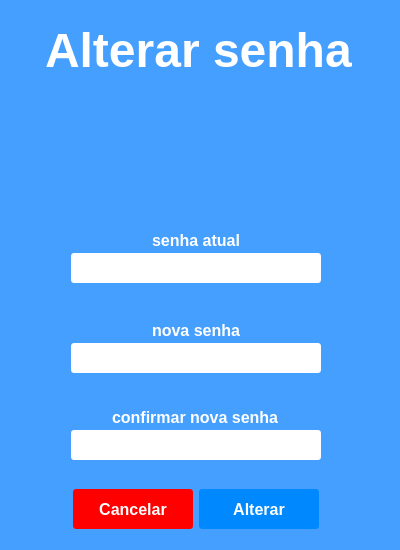
<?xml version="1.0" encoding="UTF-8"?>
<ui version="4.0">
 <class>Form</class>
 <widget class="QWidget" name="Form">
  <property name="geometry">
   <rect>
    <x>0</x>
    <y>0</y>
    <width>400</width>
    <height>550</height>
   </rect>
  </property>
  <property name="minimumSize">
   <size>
    <width>400</width>
    <height>550</height>
   </size>
  </property>
  <property name="maximumSize">
   <size>
    <width>400</width>
    <height>550</height>
   </size>
  </property>
  <property name="windowTitle">
   <string>Form</string>
  </property>
  <property name="styleSheet">
   <string notr="true">QWidget#Form {
	
	background-color: rgb(69, 159, 255);
}

QLineEdit{
border-radius:3px;
}
QLineEdit:focus{
border:2px solid;
	border-color: rgb(155, 245, 255);
}</string>
  </property>
  <widget class="QWidget" name="widget_5" native="true">
   <property name="geometry">
    <rect>
     <x>20</x>
     <y>220</y>
     <width>351</width>
     <height>41</height>
    </rect>
   </property>
   <layout class="QGridLayout" name="gridLayout_8">
    <item row="0" column="1">
     <widget class="QLabel" name="label_5">
      <property name="font">
       <font>
        <family>Arial</family>
        <pointsize>12</pointsize>
        <weight>75</weight>
        <bold>true</bold>
       </font>
      </property>
      <property name="styleSheet">
       <string notr="true">color: rgb(255, 255, 255);
font-weight:bold;</string>
      </property>
      <property name="text">
       <string>senha atual</string>
      </property>
     </widget>
    </item>
    <item row="0" column="0">
     <spacer name="horizontalSpacer_15">
      <property name="orientation">
       <enum>Qt::Horizontal</enum>
      </property>
      <property name="sizeHint" stdset="0">
       <size>
        <width>40</width>
        <height>20</height>
       </size>
      </property>
     </spacer>
    </item>
    <item row="0" column="2">
     <spacer name="horizontalSpacer_16">
      <property name="orientation">
       <enum>Qt::Horizontal</enum>
      </property>
      <property name="sizeHint" stdset="0">
       <size>
        <width>40</width>
        <height>20</height>
       </size>
      </property>
     </spacer>
    </item>
   </layout>
  </widget>
  <widget class="QWidget" name="widget_4" native="true">
   <property name="geometry">
    <rect>
     <x>20</x>
     <y>243</y>
     <width>351</width>
     <height>51</height>
    </rect>
   </property>
   <layout class="QGridLayout" name="gridLayout_3">
    <item row="0" column="0">
     <spacer name="horizontalSpacer_5">
      <property name="orientation">
       <enum>Qt::Horizontal</enum>
      </property>
      <property name="sizeHint" stdset="0">
       <size>
        <width>40</width>
        <height>20</height>
       </size>
      </property>
     </spacer>
    </item>
    <item row="0" column="2">
     <spacer name="horizontalSpacer_6">
      <property name="orientation">
       <enum>Qt::Horizontal</enum>
      </property>
      <property name="sizeHint" stdset="0">
       <size>
        <width>40</width>
        <height>20</height>
       </size>
      </property>
     </spacer>
    </item>
    <item row="0" column="1">
     <widget class="QLineEdit" name="line_current_password">
      <property name="minimumSize">
       <size>
        <width>250</width>
        <height>30</height>
       </size>
      </property>
      <property name="maximumSize">
       <size>
        <width>250</width>
        <height>30</height>
       </size>
      </property>
      <property name="font">
       <font>
        <family>Arial</family>
        <pointsize>12</pointsize>
       </font>
      </property>
      <property name="styleSheet">
       <string notr="true"/>
      </property>
      <property name="alignment">
       <set>Qt::AlignCenter</set>
      </property>
     </widget>
    </item>
   </layout>
  </widget>
  <widget class="QWidget" name="widget_6" native="true">
   <property name="geometry">
    <rect>
     <x>20</x>
     <y>310</y>
     <width>351</width>
     <height>41</height>
    </rect>
   </property>
   <layout class="QGridLayout" name="gridLayout_9">
    <item row="0" column="0">
     <spacer name="horizontalSpacer_17">
      <property name="orientation">
       <enum>Qt::Horizontal</enum>
      </property>
      <property name="sizeHint" stdset="0">
       <size>
        <width>40</width>
        <height>20</height>
       </size>
      </property>
     </spacer>
    </item>
    <item row="0" column="1">
     <widget class="QLabel" name="label_6">
      <property name="font">
       <font>
        <family>Arial</family>
        <pointsize>12</pointsize>
        <weight>75</weight>
        <bold>true</bold>
       </font>
      </property>
      <property name="styleSheet">
       <string notr="true">color: rgb(255, 255, 255);
font-weight:bold;</string>
      </property>
      <property name="text">
       <string>nova senha</string>
      </property>
     </widget>
    </item>
    <item row="0" column="2">
     <spacer name="horizontalSpacer_18">
      <property name="orientation">
       <enum>Qt::Horizontal</enum>
      </property>
      <property name="sizeHint" stdset="0">
       <size>
        <width>40</width>
        <height>20</height>
       </size>
      </property>
     </spacer>
    </item>
   </layout>
  </widget>
  <widget class="QWidget" name="password_label" native="true">
   <property name="geometry">
    <rect>
     <x>20</x>
     <y>333</y>
     <width>351</width>
     <height>51</height>
    </rect>
   </property>
   <layout class="QGridLayout" name="gridLayout">
    <item row="0" column="0">
     <spacer name="horizontalSpacer">
      <property name="orientation">
       <enum>Qt::Horizontal</enum>
      </property>
      <property name="sizeHint" stdset="0">
       <size>
        <width>40</width>
        <height>20</height>
       </size>
      </property>
     </spacer>
    </item>
    <item row="0" column="2">
     <spacer name="horizontalSpacer_2">
      <property name="orientation">
       <enum>Qt::Horizontal</enum>
      </property>
      <property name="sizeHint" stdset="0">
       <size>
        <width>40</width>
        <height>20</height>
       </size>
      </property>
     </spacer>
    </item>
    <item row="0" column="1">
     <widget class="QLineEdit" name="line_new_password">
      <property name="minimumSize">
       <size>
        <width>250</width>
        <height>30</height>
       </size>
      </property>
      <property name="maximumSize">
       <size>
        <width>250</width>
        <height>30</height>
       </size>
      </property>
      <property name="font">
       <font>
        <family>Arial</family>
        <pointsize>12</pointsize>
       </font>
      </property>
      <property name="alignment">
       <set>Qt::AlignCenter</set>
      </property>
     </widget>
    </item>
   </layout>
  </widget>
  <widget class="QWidget" name="widget" native="true">
   <property name="geometry">
    <rect>
     <x>20</x>
     <y>480</y>
     <width>351</width>
     <height>58</height>
    </rect>
   </property>
   <layout class="QGridLayout" name="gridLayout_10">
    <item row="0" column="4">
     <spacer name="horizontalSpacer_19">
      <property name="orientation">
       <enum>Qt::Horizontal</enum>
      </property>
      <property name="sizeHint" stdset="0">
       <size>
        <width>40</width>
        <height>20</height>
       </size>
      </property>
     </spacer>
    </item>
    <item row="0" column="2">
     <widget class="QPushButton" name="button_change">
      <property name="minimumSize">
       <size>
        <width>120</width>
        <height>40</height>
       </size>
      </property>
      <property name="maximumSize">
       <size>
        <width>120</width>
        <height>40</height>
       </size>
      </property>
      <property name="font">
       <font>
        <family>Arial</family>
        <pointsize>12</pointsize>
        <weight>75</weight>
        <bold>true</bold>
       </font>
      </property>
      <property name="styleSheet">
       <string notr="true">QPushButton {
background-color: rgb(0, 136, 255);
border-radius:3px;
color: rgb(255, 255, 255);
}

QPushButton:focus {
outline:0
}

QPushButton:hover {
background-color:rgb(0, 145, 255);
transition: 1s;
}

QPushButton:pressed {
background-color:rgb(0, 110, 240);
}
</string>
      </property>
      <property name="text">
       <string>Alterar</string>
      </property>
     </widget>
    </item>
    <item row="0" column="0">
     <spacer name="horizontalSpacer_20">
      <property name="orientation">
       <enum>Qt::Horizontal</enum>
      </property>
      <property name="sizeHint" stdset="0">
       <size>
        <width>40</width>
        <height>20</height>
       </size>
      </property>
     </spacer>
    </item>
    <item row="0" column="1">
     <widget class="QPushButton" name="button_cancel">
      <property name="minimumSize">
       <size>
        <width>120</width>
        <height>40</height>
       </size>
      </property>
      <property name="maximumSize">
       <size>
        <width>120</width>
        <height>40</height>
       </size>
      </property>
      <property name="font">
       <font>
        <family>Arial</family>
        <pointsize>12</pointsize>
        <weight>75</weight>
        <bold>true</bold>
       </font>
      </property>
      <property name="styleSheet">
       <string notr="true">QPushButton {
background-color:red;
border-radius:3px;
color: rgb(255, 255, 255);
}

QPushButton:focus {
outline:0
}

QPushButton:hover {
background-color:rgb(255, 58, 58);

transition: 1s;
}

QPushButton:pressed {
background-color:rgb(213, 0, 0);
}
</string>
      </property>
      <property name="text">
       <string>Cancelar</string>
      </property>
     </widget>
    </item>
   </layout>
  </widget>
  <widget class="QLabel" name="label">
   <property name="geometry">
    <rect>
     <x>45</x>
     <y>10</y>
     <width>311</width>
     <height>81</height>
    </rect>
   </property>
   <property name="font">
    <font>
     <family>Arial</family>
     <pointsize>36</pointsize>
     <weight>75</weight>
     <bold>true</bold>
    </font>
   </property>
   <property name="styleSheet">
    <string notr="true">color: rgb(255, 255, 255);</string>
   </property>
   <property name="text">
    <string>Alterar senha</string>
   </property>
  </widget>
  <widget class="QLabel" name="label_2">
   <property name="geometry">
    <rect>
     <x>150</x>
     <y>90</y>
     <width>101</width>
     <height>121</height>
    </rect>
   </property>
   <property name="text">
    <string/>
   </property>
   <property name="pixmap">
    <pixmap resource="../icon/vacina.qrc">:/vacina/vacina.png</pixmap>
   </property>
   <property name="scaledContents">
    <bool>true</bool>
   </property>
  </widget>
  <widget class="QWidget" name="widget_7" native="true">
   <property name="geometry">
    <rect>
     <x>20</x>
     <y>397</y>
     <width>351</width>
     <height>41</height>
    </rect>
   </property>
   <layout class="QGridLayout" name="gridLayout_11">
    <item row="0" column="0">
     <spacer name="horizontalSpacer_21">
      <property name="orientation">
       <enum>Qt::Horizontal</enum>
      </property>
      <property name="sizeHint" stdset="0">
       <size>
        <width>40</width>
        <height>20</height>
       </size>
      </property>
     </spacer>
    </item>
    <item row="0" column="1">
     <widget class="QLabel" name="label_7">
      <property name="font">
       <font>
        <family>Arial</family>
        <pointsize>12</pointsize>
        <weight>75</weight>
        <bold>true</bold>
       </font>
      </property>
      <property name="styleSheet">
       <string notr="true">color: rgb(255, 255, 255);
font-weight:bold;</string>
      </property>
      <property name="text">
       <string>confirmar nova senha</string>
      </property>
     </widget>
    </item>
    <item row="0" column="2">
     <spacer name="horizontalSpacer_22">
      <property name="orientation">
       <enum>Qt::Horizontal</enum>
      </property>
      <property name="sizeHint" stdset="0">
       <size>
        <width>40</width>
        <height>20</height>
       </size>
      </property>
     </spacer>
    </item>
   </layout>
  </widget>
  <widget class="QWidget" name="password_label_2" native="true">
   <property name="geometry">
    <rect>
     <x>20</x>
     <y>420</y>
     <width>351</width>
     <height>51</height>
    </rect>
   </property>
   <layout class="QGridLayout" name="gridLayout_2">
    <item row="0" column="0">
     <spacer name="horizontalSpacer_3">
      <property name="orientation">
       <enum>Qt::Horizontal</enum>
      </property>
      <property name="sizeHint" stdset="0">
       <size>
        <width>40</width>
        <height>20</height>
       </size>
      </property>
     </spacer>
    </item>
    <item row="0" column="2">
     <spacer name="horizontalSpacer_4">
      <property name="orientation">
       <enum>Qt::Horizontal</enum>
      </property>
      <property name="sizeHint" stdset="0">
       <size>
        <width>40</width>
        <height>20</height>
       </size>
      </property>
     </spacer>
    </item>
    <item row="0" column="1">
     <widget class="QLineEdit" name="line_confirm_password">
      <property name="minimumSize">
       <size>
        <width>250</width>
        <height>30</height>
       </size>
      </property>
      <property name="maximumSize">
       <size>
        <width>250</width>
        <height>30</height>
       </size>
      </property>
      <property name="font">
       <font>
        <family>Arial</family>
        <pointsize>12</pointsize>
       </font>
      </property>
      <property name="alignment">
       <set>Qt::AlignCenter</set>
      </property>
     </widget>
    </item>
   </layout>
  </widget>
 </widget>
 <resources>
  <include location="../icon/vacina.qrc"/>
 </resources>
 <connections/>
</ui>
